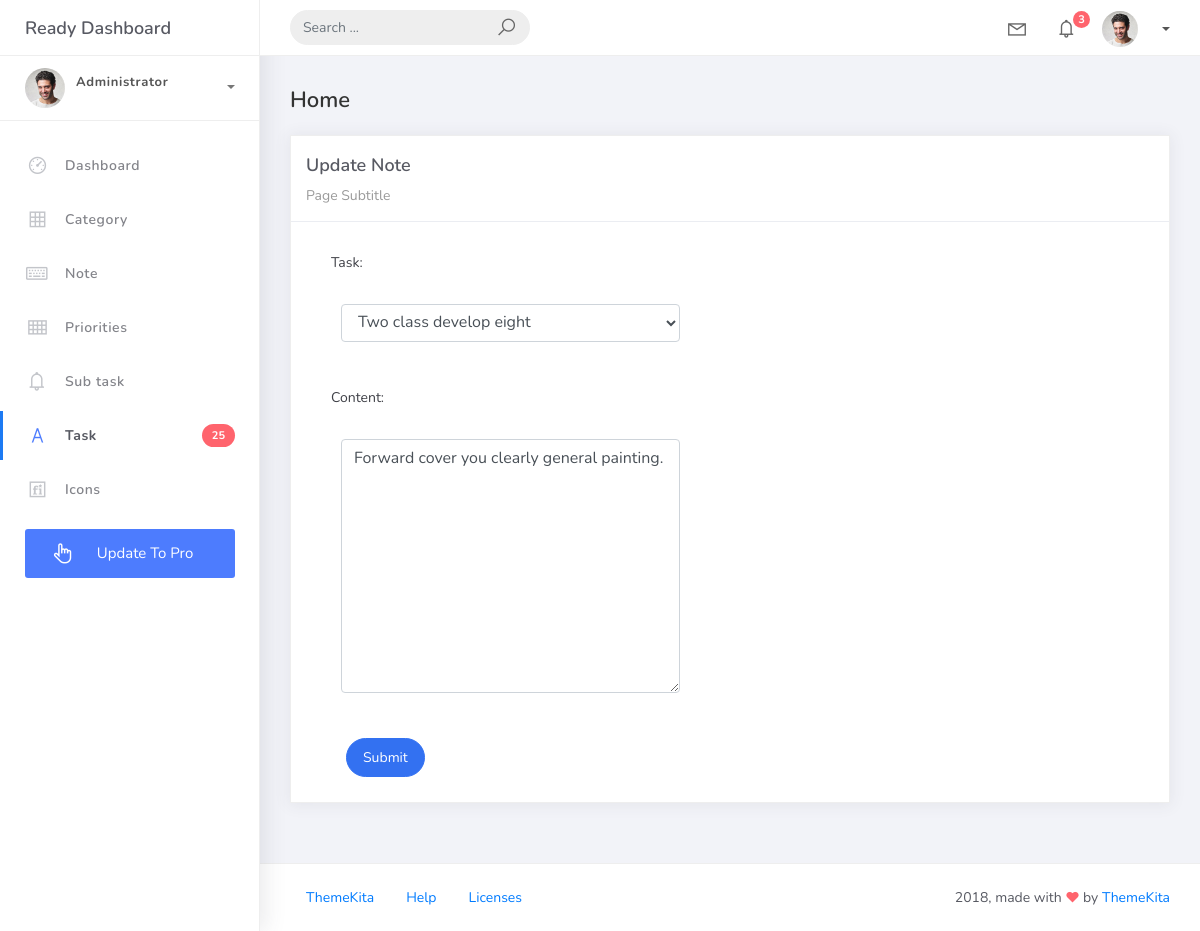
/note_list/1, run on the app's committed database.
### hangapp/models.py (models this page shows, shortened)
class Note(models.Model):
    task = models.ForeignKey(Task, related_name='notes', on_delete=models.CASCADE)
    content = models.TextField()
    created_at = models.DateTimeField(auto_now_add=True)
    updated_at = models.DateTimeField(auto_now=True)
    class Meta:
        verbose_name = "Note"
        verbose_name_plural = "Notes"

### hangapp/views.py (the view)
# urls.py: path('note_list/<pk>',NoteUpdateView.as_view(), name='note-update'),
class NoteUpdateView(UpdateView):
    model = Note
    form_class = NoteForm
    template_name = 'note_form.html'
    success_url = reverse_lazy('note-list')

### hangapp/forms.py
class NoteForm(ModelForm):
    class Meta:
        model = Note
        fields = "__all__"

### hangapp/models.py (called while the page is built)
    def __str__(self):
        return self.title

### templates/note_form.html
{% extends 'base.html' %} {% load static %} {% block content %}
<div class="content">
  <div class="container-fluid">
    <h4 class="page-title">Home</h4>
    <div class="row">
      <div class="col-md-12">
        <div class="card">
          <div class="card-header">
            <div class="card-title">{% if object %}Update Note {% else %} Add New
Note {% endif %}</div>
            <div class="card-category">Page Subtitle</div>
          </div>
          <div class="col-md-6">
            <div class="card-body">
              <form class="" action="" method="post" novalidate>
                {% csrf_token %} {% include 'includes/form.html' %}
                <div class="form-group">
                  <div class="col-md-12 col-sm-3">
                    <button type="submit" class="btn btn-primary btn-rounded">Submit</button>
                  </div>
                </div>
              </form>
            </div>
          </div>
        </div>
      </div>
    </div>
  </div>
</div>
{% endblock %}

### templates/includes/form.html (shortened to what this page needs)
{% load widget_tweaks %}
{% for field in form %}
<div class="field item form-group">
    <label>{{ field.label_tag }}</label>
    <div class="form-group">
        {% render_field field class="form-control" %}
    </div>
</div>
{% endfor %}

### data on the page
Note: task "Two class develop eight" "Forward cover you clearly general painting."

### other printed values
{{ field.label_tag }} "Task:" "Content:"
